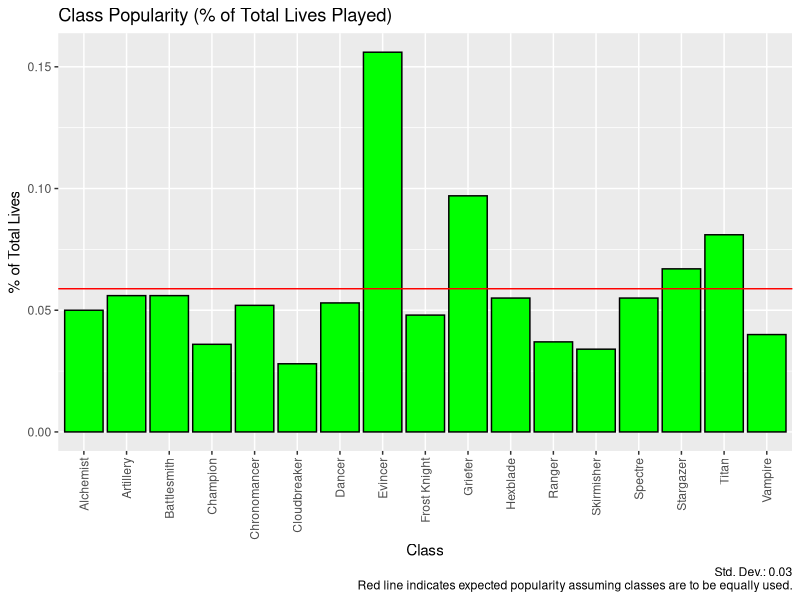
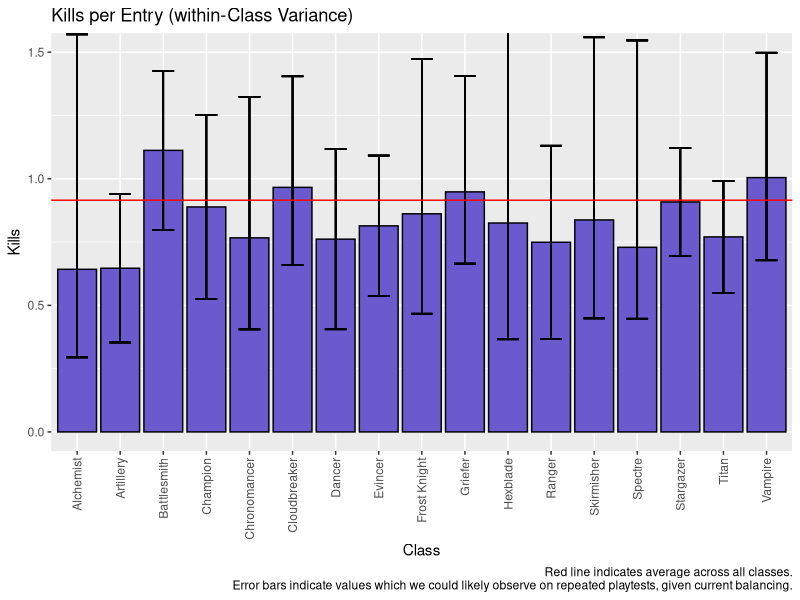
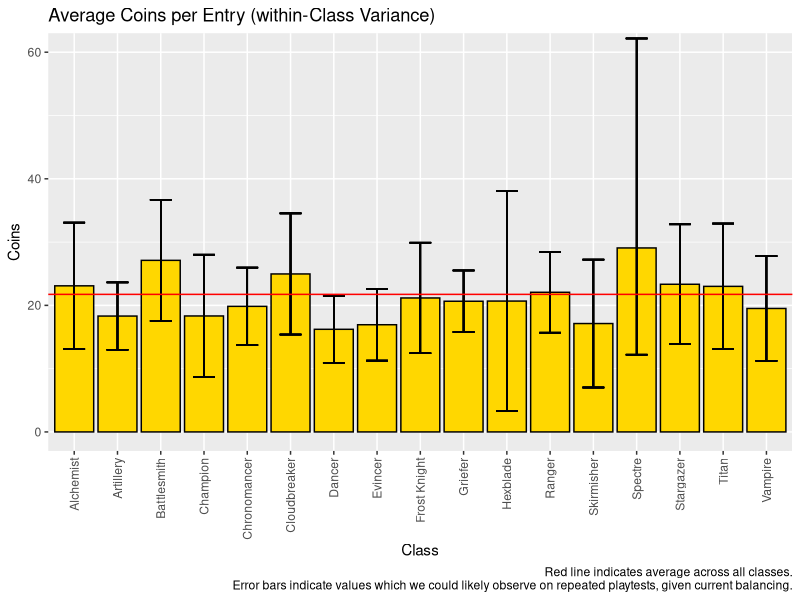
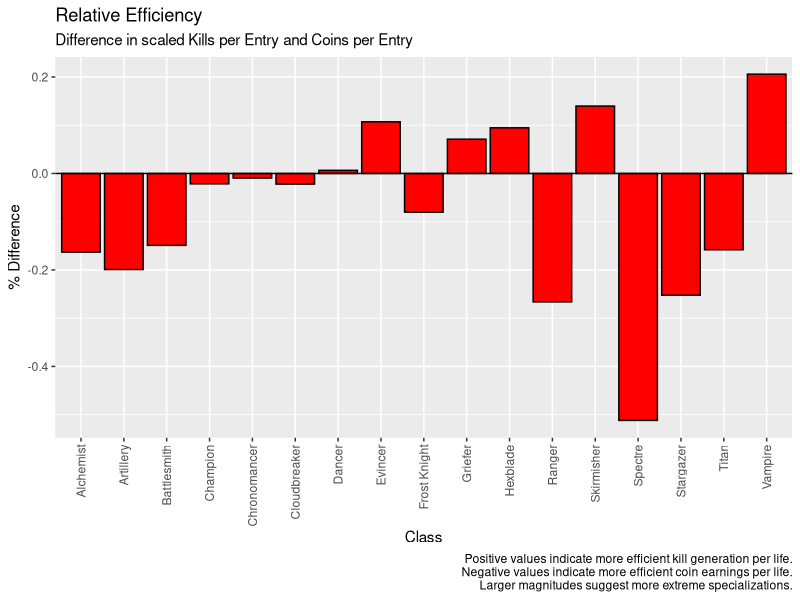
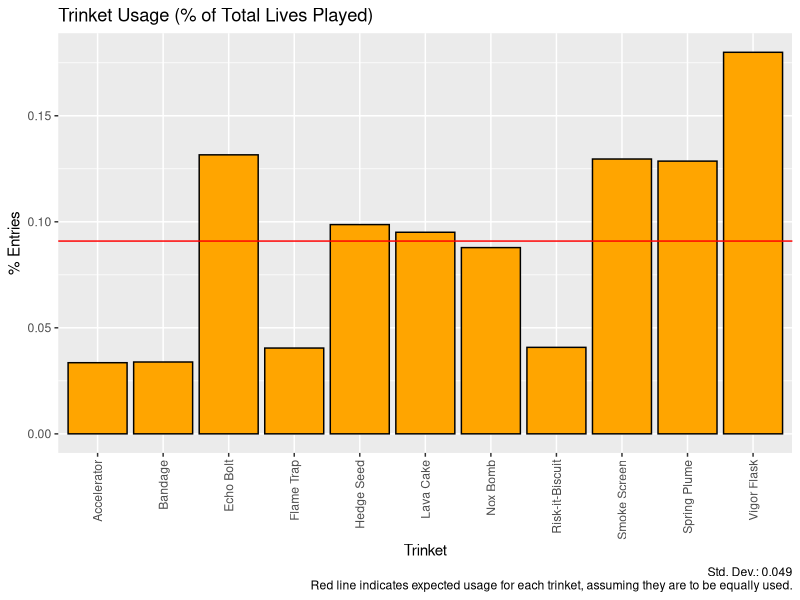
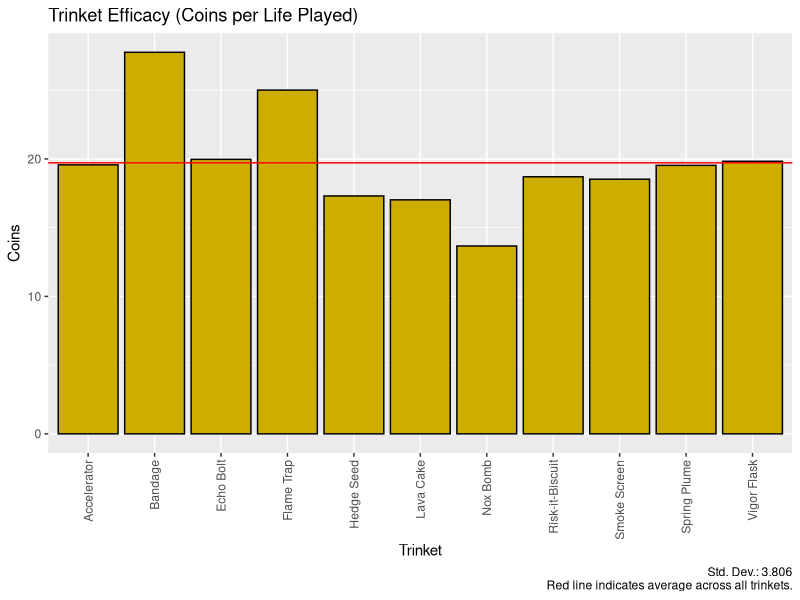

Generate these figures, in order, with R:
## ---- chunk 1
knitr::opts_chunk$set(echo = TRUE, warning = FALSE)

# Load in relevant packages
library(ggplot2)
library(glue)
library(purrr)
library(tidyverse)
library(ggforce)
## ---- chunk 2
#Column names to fit to each dataset
varnames <- c("Class", "Entries", "Coins", "Kills", "Deaths", "Vigor.Flask.Entries", 
            "Bandage.Entries", "Accelerator.Entries", "Echo.Bolt.Entries",
            "Spring.Plume.Entries", "Hedge.Seed.Entries", "Risk.It.Biscuit.Entries",
            "Nox.Bomb.Entries", "Flame.Trap.Entries", "Lava.Cake.Entries", 
            "Smoke.Screen.Entries",
            "Vigor.Flask.Coins", "Bandage.Coins", "Accelerator.Coins", 
            "Echo.Bolt.Coins", "Spring.Plume.Coins", "Hedge.Seed.Coins",
            "Risk.It.Biscuit.Coins", "Nox.Bomb.Coins", "Flame.Trap.Coins", 
            "Lava.Cake.Coins", "Smoke.Screen.Coins"
            )

# Read in data and clean column names
setwd("data_old")

march16 <- read.csv("March 16 2025.csv", TRUE)
colnames(march16) <- varnames
march16 <- march16 |>
  mutate(Date = "03/16/2025",
         Version = "0.12.*")

march22 <- read.csv("March 22 2025.csv", TRUE)
colnames(march22) <- varnames
march22 <- march22 |>
  mutate(Date = "03/22/2025",
         Version = "0.12.*")

march30 <- read.csv("March 30 2025.csv", FALSE)
colnames(march30) <- varnames
march30 <- march30 |>
  mutate(Date = "03/30/2025",
         Version = "0.12.*")

april27 <- read.csv("April 27 2025.csv", FALSE)
colnames(april27) <- varnames
april27 <- april27 |>
  mutate(Date = "04/27/2025",
         Version = "0.12.*")

may11 <- read.csv("May 11 2025.csv", FALSE)
colnames(may11) <- varnames
may11 <- may11 |>
  mutate(Date = "05/11/2025",
         Version = "0.12.*")

june26 <- read.csv("June 26 2025.csv", FALSE)
colnames(june26) <- varnames
june26 <- june26 |>
  mutate(Date = "06/26/2025",
         Version = "0.12.*")

july6 <- read.csv("July 6 2025.csv", FALSE)
colnames(july6) <- varnames
july6 <- july6 |>
  mutate(Date = "07/06/2025",
         Version = "0.12.*")

july27 <- read.csv("July 27 2025.csv", FALSE)
colnames(july27) <- varnames
july27 <- july27 |>
  mutate(Date = "07/27/2025",
         Version = "0.12.*")

august31 <- read.csv("August 31 2025.csv", FALSE)
colnames(august31) <- varnames
august31 <- august31 |>
  mutate(Date = "08/31/2025",
         Version = "0.12.*")


#Merge obs. into one set of data
dflist <- list(march16, march22, march30, april27, may11, june26, july6, july27, august31)
suppressMessages(cgada <- march16 |>
  full_join(march22) |>
  full_join(march30) |>
  full_join(april27) |>
  full_join(may11) |>
  full_join(june26) |>
  full_join(july6) |>
  full_join(july27) |>
  full_join(august31) |>
  mutate(Entries.Total = sum(Entries)) |>
  group_by(Class) |>
  mutate(KPE = sum(Kills) / sum(Entries),
         CPE = sum(Coins) / sum(Entries),
         Entry.Percent = round(sum(Entries) / Entries.Total, 3)) |>
  ungroup() |>
  mutate(KPE.scaled = (KPE - (0.8 * min(KPE))) / ((1.2 * max(KPE)) - (0.8 * min(KPE))),
         CPE.scaled = (CPE - (0.8 * min(CPE))) / ((1.2 * max(CPE)) - (0.8 * min(CPE)))) |>
  mutate(Rel.Eff = KPE.scaled - CPE.scaled) |>
  group_by(Class))

#Compile all rate statistics into one dataframe
dflist <- list(distinct(cgada, Class), distinct(cgada, KPE), distinct(cgada, CPE), distinct(cgada, Entry.Percent), distinct(cgada, Rel.Eff))
rate <- purrr::reduce(.x = dflist, merge, by = 'Class')
## ---- chunk 3
cgada.ungrouped <- cgada |>
  ungroup() |>
  mutate(KPE = Kills / Entries,
         CPE = Coins / Entries) |>
  group_by(Class) |>
  mutate(KPE.mean = mean(KPE, na.rm = TRUE),
         KPE.sd = sd(KPE, na.rm = TRUE),
         CPE.mean = mean(CPE, na.rm = TRUE),
         CPE.sd = sd(CPE, na.rm = TRUE))

#Std. Dev
EP.sigma <- sd(rate$Entry.Percent)

ggplot(rate, aes(x = Class, y = Entry.Percent)) +
  geom_bar(stat = "identity", color = "black", fill = "green") +
  theme(legend.position = "none") +
  xlab("Class") + ylab("% of Total Lives") +
  labs(title = "Class Popularity (% of Total Lives Played)",
       caption = glue("Std. Dev.: {round(EP.sigma, 3)}
                      Red line indicates expected popularity assuming classes are to be equally used.")) +
  theme(axis.text.x = element_text(angle = 90, vjust = 0.5, hjust=1)) +
  geom_hline(yintercept = 1 / nrow(distinct(cgada, Class)), color = "red")
## ---- chunk 4

ggplot(cgada.ungrouped, aes(x = Class, y = KPE)) +
  geom_bar(stat = "summary", fun = "mean", color = "black", fill = "slateblue") +
  theme(legend.position = "none") +
  xlab("Class") + ylab("Kills") + ylim(0, 1.5) +
  labs(title = "Kills per Entry (within-Class Variance)",
       caption = glue("Red line indicates average across all classes.
                      Error bars indicate values which we could likely observe on repeated playtests, given current balancing.")) +
  theme(axis.text.x = element_text(angle = 90, vjust = 0.5, hjust=1)) +
  geom_errorbar(ymin = cgada.ungrouped$KPE.mean - cgada.ungrouped$KPE.sd,
                ymax = cgada.ungrouped$KPE.mean + cgada.ungrouped$KPE.sd,
                width = 0.5) +
  geom_hline(yintercept = mean(cgada.ungrouped$KPE, na.rm = TRUE), color = "red")
## ---- chunk 5
ggplot(cgada.ungrouped, aes(x = Class, y = CPE)) +
  geom_bar(stat = "summary", fun = "mean", color = "black", fill = "gold") +
  theme(legend.position = "none") +
  xlab("Class") + ylab("Coins") + ylim(0, 60) +
  labs(title = "Average Coins per Entry (within-Class Variance)",
       caption = glue("Red line indicates average across all classes.
                      Error bars indicate values which we could likely observe on repeated playtests, given current balancing.")) +
  theme(axis.text.x = element_text(angle = 90, vjust = 0.5, hjust=1)) +
  geom_errorbar(ymin = cgada.ungrouped$CPE.mean - cgada.ungrouped$CPE.sd,
                ymax = cgada.ungrouped$CPE.mean + cgada.ungrouped$CPE.sd,
                width = 0.5) +
  geom_hline(yintercept = mean(cgada.ungrouped$CPE, na.rm = TRUE), color = "red")
## ---- chunk 6
ggplot(rate, aes(x = Class, y = Rel.Eff,)) +
  geom_bar(stat = "identity", color = "black", fill = "red") +
  theme(legend.position = "none") +
  xlab("Class") + ylab("% Difference") +
  labs(title = "Relative Efficiency",
          subtitle = "Difference in scaled Kills per Entry and Coins per Entry",
          caption = glue("Positive values indicate more efficient kill generation per life.
          Negative values indicate more efficient coin earnings per life.
          Larger magnitudes suggest more extreme specializations.")) +
  theme(axis.text.x = element_text(angle = 90, vjust = 0.5, hjust=1)) +
  geom_hline(yintercept = 0, color = "black")
## ---- chunk 7
Class <- rate$Class
Trinket <- c("Vigor Flask", "Bandage", "Accelerator", "Echo Bolt", "Spring Plume", "Hedge Seed", "Risk-it-Biscuit", "Nox Bomb", "Flame Trap", "Lava Cake", "Smoke Screen")
trinket.entries <- cgada[,c(6:16)]
trinket.coins <- cgada[,c(17:27)]

trinket.pop <- rep(NA, ncol(trinket.entries))
trinket.CPE <- rep(NA, ncol(trinket.coins))

#Sum up the values of each trinket and save to vectors
for (i in 1:ncol(trinket.entries)) {
  trinket.pop[i] <- sum(trinket.entries[,i])
  trinket.CPE[i] <- sum(trinket.coins[,i]) / trinket.pop[i]
}
tp <- trinket.pop / sum(cgada$Entries)
trinket.data <- data.frame(Trinket, trinket.pop, trinket.CPE, tp)

#Create the Class-and-Trinket ranking

grouped.trinket.entries <- cgada |>
  group_by(Class) |>
  summarise(vfsum = sum(Vigor.Flask.Entries),
            bsum = sum(Bandage.Entries),
            asum = sum(Accelerator.Entries),
            ebsum = sum(Echo.Bolt.Entries),
            spsum = sum(Spring.Plume.Entries),
            hssum = sum(Hedge.Seed.Entries),
            ribsum = sum(Risk.It.Biscuit.Entries),
            nbsum = sum(Nox.Bomb.Entries),
            ftsum = sum(Flame.Trap.Entries),
            lcsum = sum(Lava.Cake.Entries),
            sssum = sum(Smoke.Screen.Entries))

grouped.trinket.entries <- grouped.trinket.entries[,c(2:12)]

ct.string <- rep(NA, length(Class) * ncol(trinket.entries))
ct.count <- rep(NA, length(Class) * ncol(trinket.entries))
for (i in 1:length(Class)) {
  for (j in 1:ncol(trinket.entries)) {
    ct.string[(11 * i) - (11 - j)] <- glue("{Class[i]}/{Trinket[j]}")
    ct.count[(11 * i) - (11 - j)] <- grouped.trinket.entries[i,j]
  }
}
ct.count <- unlist(ct.count)
ct.rank <- data.frame(ct.string, ct.count)
ct.rank.sorted <- ct.rank[order(-ct.count),]
## ---- chunk 8
tp.sigma <- sd(trinket.data$tp)

ggplot(trinket.data, aes(x = Trinket, y = tp)) +
  geom_bar(stat = "identity", color = "black", fill = "orange") +
  theme(legend.position = "none") +
  xlab("Trinket") + ylab("% Entries") +
  labs(title = "Trinket Usage (% of Total Lives Played)",
  caption = glue("Std. Dev.: {round(tp.sigma, 3)}
                 Red line indicates expected usage for each trinket, assuming they are to be equally used.")) +
  theme(axis.text.x = element_text(angle = 90, vjust = 0.5, hjust=1)) +
  geom_hline(yintercept = 1 / nrow(trinket.data), color = "red")
## ---- chunk 9
tc.sigma <- sd(trinket.data$trinket.CPE)

ggplot(trinket.data, aes(x = Trinket, y = trinket.CPE)) +
  geom_bar(stat = "identity", color = "black", fill = "gold3") +
  theme(legend.position = "none") +
  xlab("Trinket") + ylab("Coins") +
  labs(title = "Trinket Efficacy (Coins per Life Played)",
  caption = glue("Std. Dev.: {round(tc.sigma, 3)}
                 Red line indicates average across all trinkets.")) +
  theme(axis.text.x = element_text(angle = 90, vjust = 0.5, hjust=1)) +
  geom_hline(yintercept = mean(trinket.data$trinket.CPE), color = "red")
## ---- chunk 10
colnames(ct.rank.sorted) <- c("Combo", "Lives Played")
Rank <- rep(1:nrow(ct.rank.sorted))
ct.rank.sorted <- cbind(Rank, ct.rank.sorted)
print(ct.rank.sorted[c(1:20),], row.names = FALSE)
